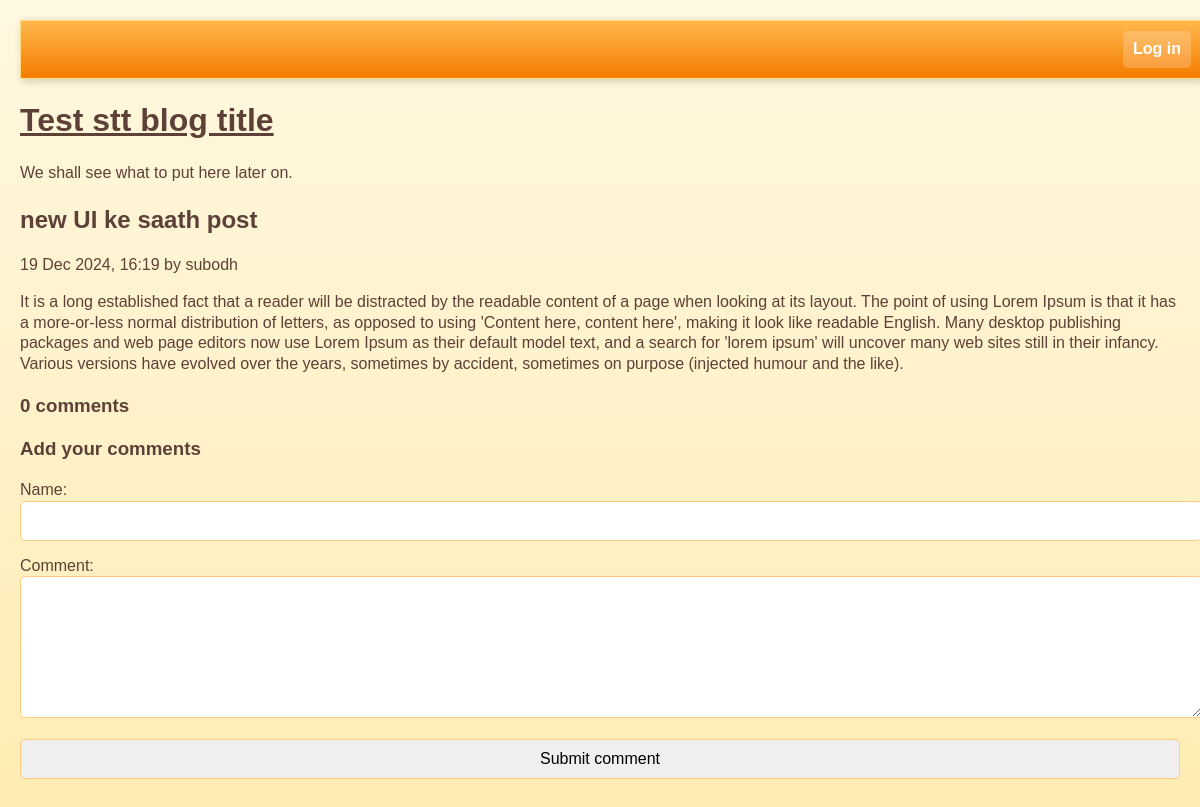
Page /view-post.php?post_id=15 on the committed database.
### tables this page shows
CREATE TABLE post (
	id INTEGER PRIMARY KEY AUTOINCREMENT NOT NULL,
	title VARCHAR NOT NULL,
	body VARCHAR NOT NULL,
	user_id INTEGER NOT NULL,
	created_at VARCHAR NOT NULL,
	updated_at VARCHAR,
	FOREIGN KEY (user_id) REFERENCES user(id)
);

CREATE TABLE user (
	id INTEGER PRIMARY KEY AUTOINCREMENT NOT NULL,
	username VARCHAR NOT NULL,
	password VARCHAR NOT NULL,
	created_at VARCHAR NOT NULL,
	is_enabled BOOLEAN NOT NULL DEFAULT true
);

### lib/view-post.php (called while the page is built, shortened)
<?php
function getPostRow(PDO $pdo, $postId)
{
    $stmt = $pdo->prepare(
        'SELECT
            title, created_at, body, (SELECT COUNT(*) FROM comment WHERE comment.post_id = post.id) comment_count, user_id
        FROM
            post
        WHERE
            id = :id'
    );
    $result = $stmt->execute(
        array('id' => $postId, )
    );
    $row = $stmt->fetch(PDO::FETCH_ASSOC);
    return $row;
}

### view-post.php (the view, shortened to what this page needs)
<?php
require_once 'lib/common.php';
require_once 'lib/view-post.php';
if (isset($_GET['post_id']))
{
    $postId = $_GET['post_id'];
}
else
{
    $postId = 0;
}
$pdo = getPDO();
$row = getPostRow($pdo, $postId);
?>
<!DOCTYPE html>
<html>
    <head>
        <?php require_once 'templates/head.php' ?>
    </head>
    <body>
        <?php require_once 'templates/title.php' ?>
        <div class="post">
            <h2>
                <?php echo htmlEscape($row['title']) ?>
            </h2>
            <div class="date">
                <?php echo convertSqlDate($row['created_at']) ?> by <?php echo htmlEscape(getUserFromUserId($pdo,$row['user_id'])) ?>
            </div>
            <?php echo convertNewlinesToParagraphs($row['body']) ?>
        </div>
        <?php require_once 'templates/list-comments.php'?>
        <?php require_once 'templates/comment-form.php' ?>
    </body>
</html>

### lib/common.php (shortened to what this page needs)
<?php
function htmlEscape($html)
{
    return htmlspecialchars($html, ENT_HTML5, 'UTF-8');
}
function convertSqlDate($sqlDate)
{
    $date = DateTime::createFromFormat('Y-m-d H:i:s', $sqlDate);
    return $date->format('d M Y, H:i');
}
function convertNewlinesToParagraphs($text)
{
    $escaped = htmlEscape($text);
    return '<p>' . str_replace("\n", "</p><p>", $escaped) . '</p>';
}
function getUserFromUserId(PDO $pdo, $userId){
    $sql = 'SELECT username FROM user WHERE id=:id';
    $stmt = $pdo -> prepare($sql);
    $stmt->execute(
        array('id' => $userId)
    );
    return $stmt->fetchColumn();
}

### css/main.css (style rules this page uses)
body { font-family: 'Verdana', sans-serif; background: linear-gradient(to bottom, #fff8e1, #ffecb3); color: #5d4037; margin: 0 auto; padding: 20px; max-width: 1200px; line-height: 1.3; text-align: left; }

### rows in the picture
post: title "new UI ke saath post", created_at "19 Dec 2024, 16:19", user.username "subodh", body "It is a long established fact that a reader will be distracted by the readable content of a page when looking at its layout. The point of using Lorem Ipsum is that it has a more-or-less normal distribution of letters, as opposed to using 'Content here, content here', making it look like readable English. Many desktop publishing packages and web page editors now use Lorem Ipsum as their default model text, and a search for 'lorem ipsum' will uncover many web sites still in their infancy. Various versions have evolved over the years, sometimes by accident, sometimes on purpose (injected humour and the like)."

### other values in the picture
$commentCount "0"
